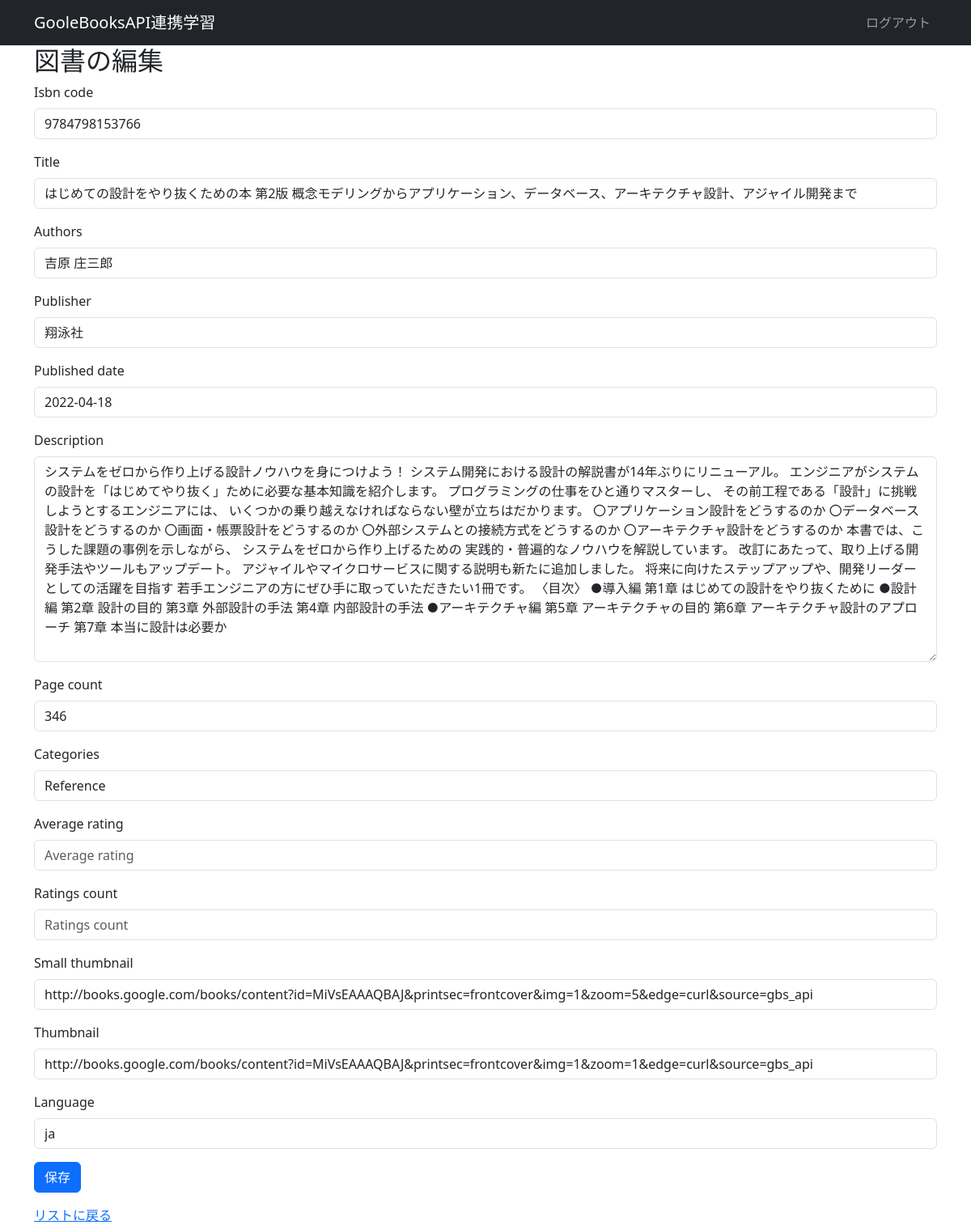
The app's page /9/edit/ (signed in) with its own data.
### books/models.py (models this page shows, shortened)
class Book(models.Model):
    id = models.AutoField(primary_key=True)                                 # 明示的にidフィールドを定義
    isbn_code = models.CharField(max_length=13, unique=True)                # ISVNコード[必須]
    title = models.CharField(max_length=200)                                # タイトル[必須]
    authors = models.CharField(max_length=200)                              # 著者[必須]　※リストで返ってくる
    publisher = models.CharField(max_length=200, blank=True, null=True)     # 出版社
    published_date = models.CharField(max_length=20, blank=True, null=True) # 出版日
    description = models.TextField(blank=True, null=True)                   # 書籍の説明
    page_count = models.IntegerField(blank=True, null=True)                 # ページ数
    categories = models.CharField(max_length=200, blank=True, null=True)    # 書籍のカテゴリー　※リストで返ってくる
    average_rating = models.FloatField(blank=True, null=True)               # 平均評価（1〜5の範囲）
    ratings_count = models.IntegerField(blank=True, null=True)              # 評価の件数
    small_thumbnail = models.URLField(blank=True, null=True)                # 小さいサムネイル画像のURL
    thumbnail = models.URLField(blank=True, null=True)                      # サムネイル画像のURL
    language = models.CharField(max_length=10, blank=True, null=True)       # 書籍の言語コード（ISO 639-1)[必須]
    date_add = models.DateTimeField(auto_now_add=True)                      # 登録日
    user = models.ForeignKey(User, on_delete=models.CASCADE)                # 登録ユーザー

### books/views.py (the view)
# urls.py: path('<int:pk>/edit/', views.book_edit, name='edit'),
@login_required
def book_edit(request, pk):
    book = get_object_or_404(Book, pk=pk)
    if request.method == 'POST':
        form = BookForm(request.POST, instance=book)
        if form.is_valid():
            form.save()
            return redirect('list')
    else:
        form = BookForm(instance=book)
    return render(request, 'books/book_form.html', {'form': form})

### books/forms.py
class BookForm(forms.ModelForm):
    class Meta:
        model = Book
        fields = [
            'isbn_code',
            'title',
            'authors',
            'publisher',
            'published_date',
            'description',
            'page_count',
            'categories',
            'average_rating',
            'ratings_count',
            'small_thumbnail',
            'thumbnail',
            'language'
            ]
        widgets = {
            'isbn_code': forms.TextInput(attrs={'readonly': 'readonly'}),
        }
        """
        widgets 属性は、Djangoのフォームで使用されるウィジェットを指定するためのものです。
        ウィジェットは、フォームフィールドがどのようにレンダリングされるか（表示されるか）を制御します。
        具体的には、各フィールドに対してどのHTML要素（例：<input>、<textarea>など）を使用するか、
        そしてその要素に適用する属性（例：readonly、classなど）を指定できます。

        ■ widgets 属性の役割
          ● ウィジェットのカスタマイズ: フォームフィールドのデフォルトのレンダリング方法をカスタマイズします。
          ● HTML属性の設定: ウィジェットに追加のHTML属性を設定します（例：プレースホルダー、CSSクラス、読み取り専用など）。
        """

### books/templates/books/book_form.html (shortened to what this page needs)
{% extends 'base.html' %}
{% load django_bootstrap5 %}
{% block main %}
  {% if form.instance.pk %}
    <h2>図書の編集</h2>
    <form method="post" action="{% url 'edit' form.instance.pk %}">
  {% else %}
    <h2>図書の新規登録</h2>
    <form method="post" action="{% url 'add' %}">
  {% endif %}
      {% bootstrap_form form %}
      {% bootstrap_button button_type="submit" content="保存" %}
    </form>
    <a href="{% url 'list' %}">リストに戻る</a>
{% endblock %}

### records on screen
Book: isbn_code "9784798153766", title "はじめての設計をやり抜くための本 第2版 概念モデリングからアプリケーション、データベース、アーキテクチャ設計、アジャイル開発まで", authors "吉原 庄三郎", publisher "翔泳社", published_date "2022-04-18", description "システムをゼロから作り上げる設計ノウハウを身につけよう！ システム開発における設計の解説書が14年ぶりにリニューアル。 エンジニアがシステムの設計を「はじめてやり抜く」ために必要な基本知識を紹介します。 プログラミングの仕事をひと通りマスターし、 その前工程である「設計」に挑戦しようとするエンジニアには、 いくつかの乗り越えなければならない壁が立ちはだかります。 〇アプリケーション設計をどうするのか 〇データベース設計をどうするのか 〇画面・帳票設計をどうするのか 〇外部システムとの接続方式をどうするのか 〇アーキテクチャ設計をどうするのか 本書では、こうした課題の事例を示しながら、 システムをゼロから作り上げるための 実践的・普遍的なノウハウを解説しています。 改訂にあたって、取り上げる開発手法やツールもアップデート。 アジャイルやマイクロサービスに関する説明も新たに追加しました。 将来に向けたステップアップや、開発リーダーとしての活躍を目指す 若手エンジニアの方にぜひ手に取っていただきたい1冊です。 〈目次〉 ●導入編 第1章 はじめての設計をやり抜くために ●設計編 第2章 設計の目的 第3章 外部設計の手法 第4章 内部設計の手法 ●アーキテクチャ編 第5章 アーキテクチャの目的 第6章 アーキテクチャ設計のアプローチ 第7章 本当に設計は必要か", page_count "346", categories "Reference", small_thumbnail "http://books.google.com/books/content?id=MiVsEAAAQBAJ&printsec=frontcover&img=1&zoom=5&edge=curl&source=gbs_api", thumbnail "http://books.google.com/books/content?id=MiVsEAAAQBAJ&printsec=frontcover&img=1&zoom=1&edge=curl&source=gbs_api", language "ja"
